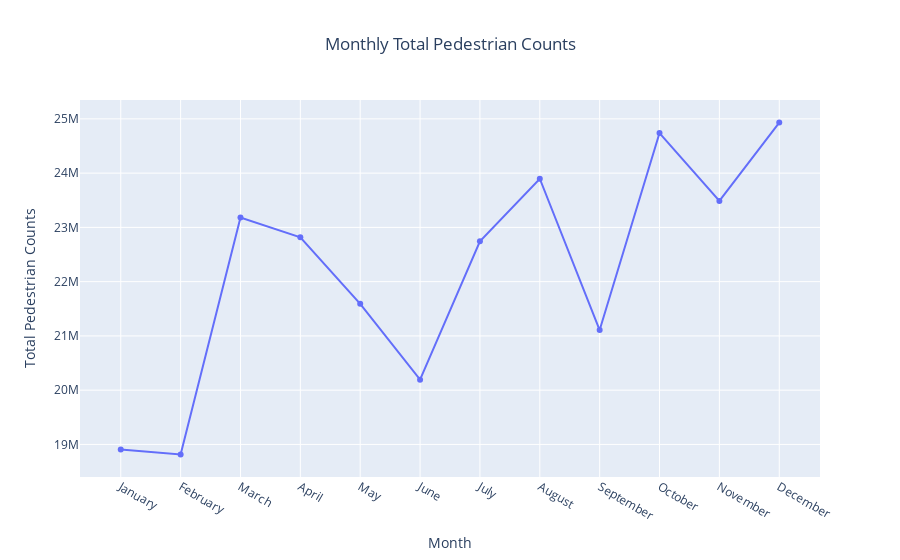

Notebook code for this chart:
### Markdown cell above
#### __*Hot Tip:*__ Always title your plots!

### Code cell
# Improve accessability of the plot with title and better y-axis label

figure = px.line(
    sorted_months_2019_df, 
    x="Month", 
    y="total_counts", 
    title="Monthly Total Pedestrian Counts"
)
figure.update_traces(mode='lines+markers')
figure.update_layout(yaxis_title="Total Pedestrian Counts", title_x=0.5)

### Figure 1 — Plotly figure (JSON) as saved in the notebook; plotly's stock layout.template omitted (floating-point values rounded to 4 significant figures)
{"data": [{"hovertemplate": "Month=%{x}<br>total_counts=%{y}<extra></extra>", "legendgroup": "", "line": {"color": "#636efa", "dash": "solid"}, "mode": "lines+markers", "name": "", "orientation": "v", "showlegend": false, "type": "scatter", "x": ["January", "February", "March", "April", "May", "June", "July", "August", "September", "October", "November", "December"], "xaxis": "x", "y": [18904686, 18816254, 23181242, 22818120, 21590920, 20194222, 22744685, 23896524, 21107792, 24738547, 23487511, 24931172], "yaxis": "y"}], "layout": {"autosize": true, "legend": {"tracegroupgap": 0}, "title": {"text": "Monthly Total Pedestrian Counts", "x": 0.5}, "xaxis": {"anchor": "y", "autorange": true, "domain": [0, 1], "range": [-0.6431, 11.64], "title": {"text": "Month"}, "type": "category"}, "yaxis": {"anchor": "x", "autorange": true, "domain": [0, 1], "range": [18370000.0, 25380000.0], "title": {"text": "Total Pedestrian Counts"}, "type": "linear"}}}
